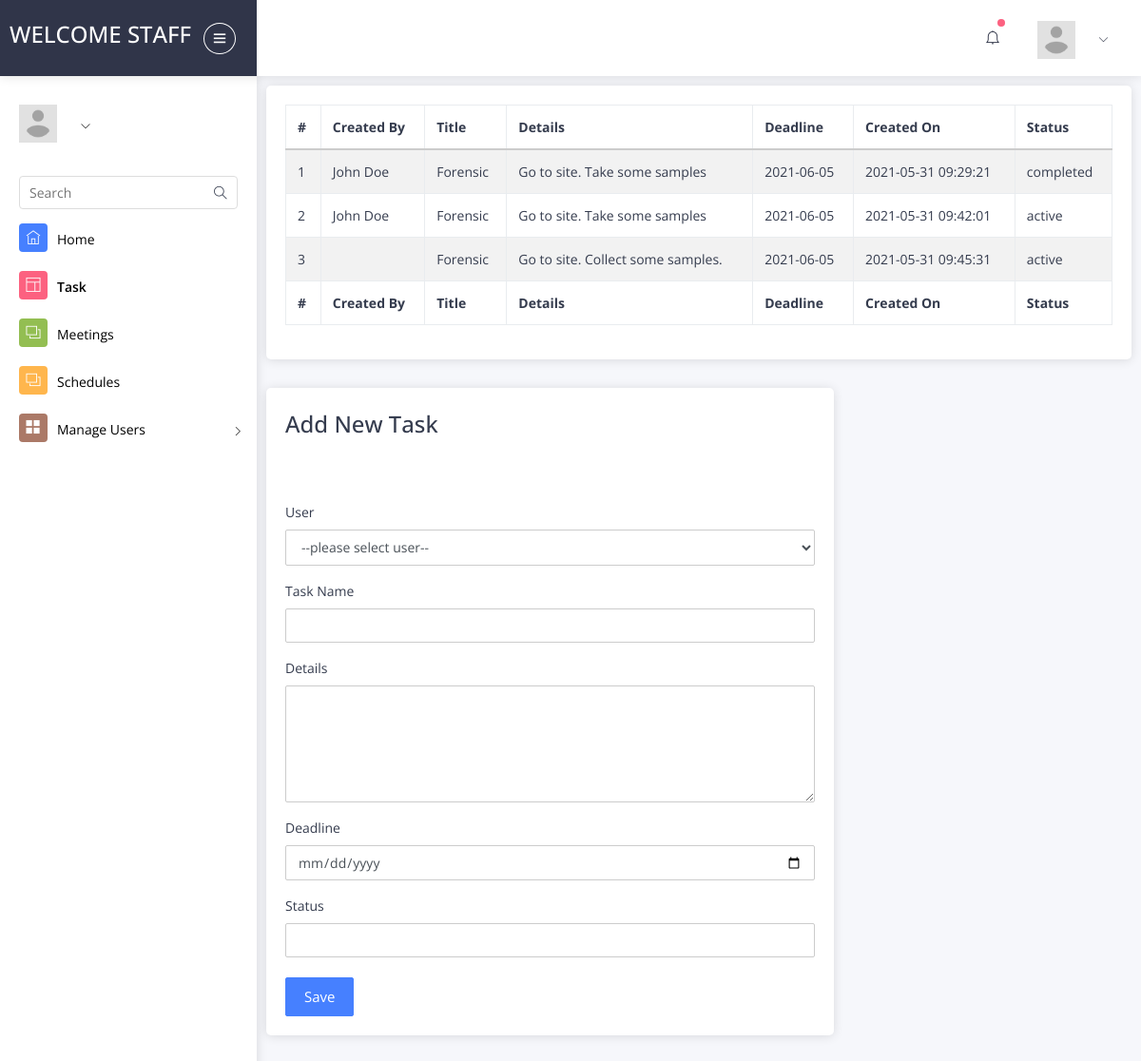
The page /pages/admin_task.php (signed in) on the database its author committed.
### tables this page shows
CREATE TABLE `listtask` (
  `taskid` int(11) NOT NULL,
  `userId` int(11) NOT NULL,
  `createdBy` int(11) NOT NULL,
  `title` varchar(255) NOT NULL,
  `details` varchar(255) NOT NULL,
  `deadline` date NOT NULL,
  `startTime` date DEFAULT NULL,
  `createdOn` datetime NOT NULL DEFAULT CURRENT_TIMESTAMP,
  `status` varchar(255) NOT NULL
);

CREATE TABLE `users` (
  `id` int(11) NOT NULL,
  `name` varchar(255) NOT NULL,
  `phone` varchar(255) DEFAULT NULL,
  `department` varchar(255) DEFAULT NULL,
  `position` varchar(255) DEFAULT NULL,
  `jobtype` varchar(255) DEFAULT NULL,
  `level` varchar(255) DEFAULT NULL,
  `email` varchar(255) NOT NULL,
  `gender` varchar(255) DEFAULT NULL,
  `registerationId` varchar(255) DEFAULT NULL,
  `password` varchar(255) NOT NULL,
  `picture` varchar(255) DEFAULT NULL,
  `memberType` varchar(255) DEFAULT NULL,
  `isActive` tinyint(1) NOT NULL,
  `createdBy` varchar(255) NOT NULL,
  `createdOn` datetime NOT NULL DEFAULT CURRENT_TIMESTAMP,
  `updatedOn` datetime NOT NULL DEFAULT '0000-00-00 00:00:00' ON UPDATE CURRENT_TIMESTAMP
);

### config/Connection.php (called while the page is built, shortened)
<?php
class Connection {
	private $pdo;
	private $dsn;
	private $DB_HOST = "localhost";
	private $DB_USER = "root";
	private $DB_PASSWORD = "";
	private $DB_NAME = "meeting_db";
	private $charset = "utf8";
	function __construct() {
		$this->dsn = "mysql:host=".$this->DB_HOST.";dbname=".$this->DB_NAME.";charset=".$this->charset."";
	}
	public function open_connection() {
		$opt = [
		    \PDO::ATTR_ERRMODE            => \PDO::ERRMODE_EXCEPTION,
		    \PDO::ATTR_DEFAULT_FETCH_MODE => \PDO::FETCH_OBJ,
		    \PDO::ATTR_EMULATE_PREPARES   => false,
		];
		$this->pdo = new \PDO($this->dsn, $this->DB_USER, $this->DB_PASSWORD, $opt);
		return $this->pdo;
	}
	public function query($sql="")
	{
		return $this->pdo->query($sql);
	}
	public function preparedStatement($sql, $args = NULL)
	{
	    if (!$args)
	    {
	         return $this->query($sql);
	    }
	    $stmt = $this->pdo->prepare($sql);
	    $stmt->execute($args);
	    return $stmt;
	}
}

### includes/Tasks.php (called while the page is built, shortened)
<?php
class Tasks
{
	function __construct($pdo) {
    	$this->pdo = $pdo;
  	}
	public function allTasks($sql, $args=NULL){
		return $this->pdo->preparedStatement($sql, $args)->fetchAll();
	}
}

### pages/admin_task.php (the view, shortened to what this page needs)
<?php require_once("../config/initialize.php");
$functions = new Functions;
$pdo = new Connection;
$task = new Tasks($pdo);
if(empty($_SESSION["user_token"])) {
  $functions->redirect_to("admin.php");
} else {
?>
<!DOCTYPE html>
<html lang="en">
<head>
      <link rel="stylesheet" type="text/css" href="assets/css/bootstrap/css/bootstrap.min.css">
      <link rel="stylesheet" type="text/css" href="assets/icon/themify-icons/themify-icons.css">
      <link rel="stylesheet" type="text/css" href="assets/icon/icofont/css/icofont.css">
      <link href="https://maxcdn.bootstrapcdn.com/font-awesome/4.3.0/css/font-awesome.min.css" rel="stylesheet">
      <link rel="stylesheet" type="text/css" href="assets/css/style.css">
      <link rel="stylesheet" type="text/css" href="assets/css/jquery.mCustomScrollbar.css">
      <link rel="stylesheet" type="text/css" href="../css/style.css">
  </head>
  <body>
    <div id="pcoded" class="pcoded">
        <div class="pcoded-container navbar-wrapper">
          <nav class="navbar header-navbar pcoded-header">
         <div class="navbar-wrapper">
            <div class="navbar-logo">
               <a class="mobile-menu" id="mobile-collapse" href="#!">
               <i class="ti-menu"></i>
               </a>
               <a href="#">
                  <h4>Welcome <?php echo $_SESSION['userType']; ?></h4>
               </a>
            </div>
            <div class="navbar-container container-fluid">
               <ul class="nav-right">
                  <li class="header-notification">
                     <a href="#!">
                     <i class="ti-bell"></i>
                     <span class="badge bg-c-pink"></span>
                     </a>
                  </li>
                  <li class="user-profile header-notification">
                     <a href="#!">
                     <img src="../images/avatar.jpg" class="img-radius" alt="User-Profile-Image">
                     <i class="ti-angle-down"></i>
                     </a>
                  </li>
               </ul>
            </div>
         </div>
      </nav>
      <div class="pcoded-main-container">
         <div class="pcoded-wrapper">
            <nav class="pcoded-navbar">
               <div class="pcoded-inner-navbar main-menu">
                  <div class="">
                     <div class="main-menu-header">
                        <img class="img-40 img-radius" src="../images/avatar.jpg" alt="User-Profile-Image">
                        <div class="user-details">
                           <span id="more-details"><i class="ti-angle-down"></i></span>
                        </div>
                     </div>
                  </div>
                  <div class="pcoded-search">
                     <div class="pcoded-search-box ">
                        <input type="text" placeholder="Search">
                        <span class="search-icon"><i class="ti-search" aria-hidden="true"></i></span>
                     </div>
                  </div>
                  <ul class="pcoded-item pcoded-left-item">
                  <li class="">
                     <a href="admin_dash.php">
                     <span class="pcoded-micon"><i class="ti-home"></i><b>D</b></span>
                     <span class="pcoded-mtext" data-i18n="nav.dash.main">Home</span>
                     </a>
                  </li>
                  <li class="active">
                     <a href="admin_task.php">
                     <span class="pcoded-micon"><i class="ti-layout"></i></span>
                     <span class="pcoded-mtext"  data-i18n="nav.basic-components.main">Task</span>
                     </a>
                  <li>
                     <a href="admin_meetings.php">
                     <span class="pcoded-micon"><i class="ti-layers"></i><b>FC</b></span>
                     <span class="pcoded-mtext" data-i18n="nav.form-components.main">Meetings</span>
                     </a>
                  </li>
                  <li>
                     <a href="admin_schedules.php">
                     <span class="pcoded-micon"><i class="ti-layers"></i><b>FC</b></span>
                     <span class="pcoded-mtext" data-i18n="nav.form-components.main">Schedules</span>
                     </a>
                  </li>
                  <li class="pcoded-hasmenu">
                     <a href="javascript:void(0)">
                     <span class="pcoded-micon"><i class="ti-layout-grid2-alt"></i></span>
                     <span class="pcoded-mtext"  data-i18n="nav.basic-components.main">Manage Users</span>
                     </a>
               </div>
            </nav>
<div class="pcoded-content">
  <div class="pcoded-inner-content">
    <div class="page-body">
      <div class="row">
        <div class="col-sm-12">
          <div class="card">
           <div class="card-body">
          <table id="zctb" class="display table table-striped table-bordered table-hover" cellspacing="0" width="100%">
                              <thead>
                                <tr>
                                <th>#</th>
                                  <th> Created By</th>
                                  <th>Title </th>
                                <th>Details</th>
                                <th>Deadline</th>
                                <th>Created On</th>
                                <th>Status</th>
                                </tr>
                              </thead>
                              <tfoot>
                                <tr>
                                <th>#</th>
                                  <th> Created By</th>
                                  <th>Title </th>
                                <th>Details</th>
                                <th>Deadline</th>
                                <th>Created On</th>
                                <th>Status</th>
                                </tr>
                              </tfoot>
                              <tbody>
                              <?php
            $cnt = 1;
            if($results = $task->allTasks("SELECT `listtask`.*, `users`.`name`, `users`.`email` FROM `listtask` LEFT JOIN `users` ON `users`.`id` = `listtask`.`createdBy`"))
            {
            foreach($results as $result)
            {
              ?>
                    <tr>
                      <td><?php echo htmlentities($cnt);?></td>
                      <td><?php echo ucfirst($result->name);?></td>
                      <td><?php echo htmlentities($result->title);?></td>
                      <td><?php echo (empty($result->details)) ? "-" : $result->details;?></td>
                      <td><?php echo $result->deadline;?></td>
                      <td><?php echo $result->createdOn;?></td>
                      <td><?php echo $result->status;?></td>
                    </tr>
                    <?php $cnt=$cnt+1; }} ?>
                  </tbody>
                </table>
              </div>
            </div>
        </div>
        <div class="col-md-12 col-xl-8">
                <div class="card">
                  <div class="card-header"><h4>Add New Task</h4></div>
                  <div class="card-body">
                    <form method="post" action="controller.php">
                    <div class="mt-3">
                      <label for="title" class="form-label">User</label>
                      <select class="form-control" name="user">
                        <option>--please select user--</option>
                      </select>
                    </div>
                    <div class="mt-3">
                      <label for="title" class="form-label">Task Name</label>
                      <input class="form-control" type="text"name="title" id="title">
                    </div>
                    <div class="mt-3">
                      <label for="details" class="form-label">Details</label>
                      <textarea rows="6" cols="5" class="form-control" name="details" id="details"></textarea>
                    </div>
                    <div class="mt-3">
                      <label for="deadline" class="form-label">Deadline</label>
                      <input class="form-control" type="date" name="deadline" id="deadline" >
                    </div>
                    <div class="mt-3">
                      <label for="status" class="form-label">Status</label>
                      <input class="form-control" type="text" name="status" id="status" >
                    </div>
                    <br>
                    <button type="submit" name="save_task" class="btn btn-primary">Save</button>
                    </form>
                  </div>
           </div>
        </div>
      </div>
    </div>
  </div>
</div>
</body>
</html>
<?php } ?>

### rows shown on the page
listtask: users.name "John Doe", title "Forensic", details "Go to site. Take some samples", deadline "2021-06-05", createdOn "2021-05-31 09:29:21", status "completed"
listtask: users.name "John Doe", title "Forensic", details "Go to site. Take some samples", deadline "2021-06-05", createdOn "2021-05-31 09:42:01", status "active"
listtask: title "Forensic", details "Go to site. Collect some samples.", deadline "2021-06-05", createdOn "2021-05-31 09:45:31", status "active"

### other values the page prints
$_SESSION['userType'] "STAFF"
